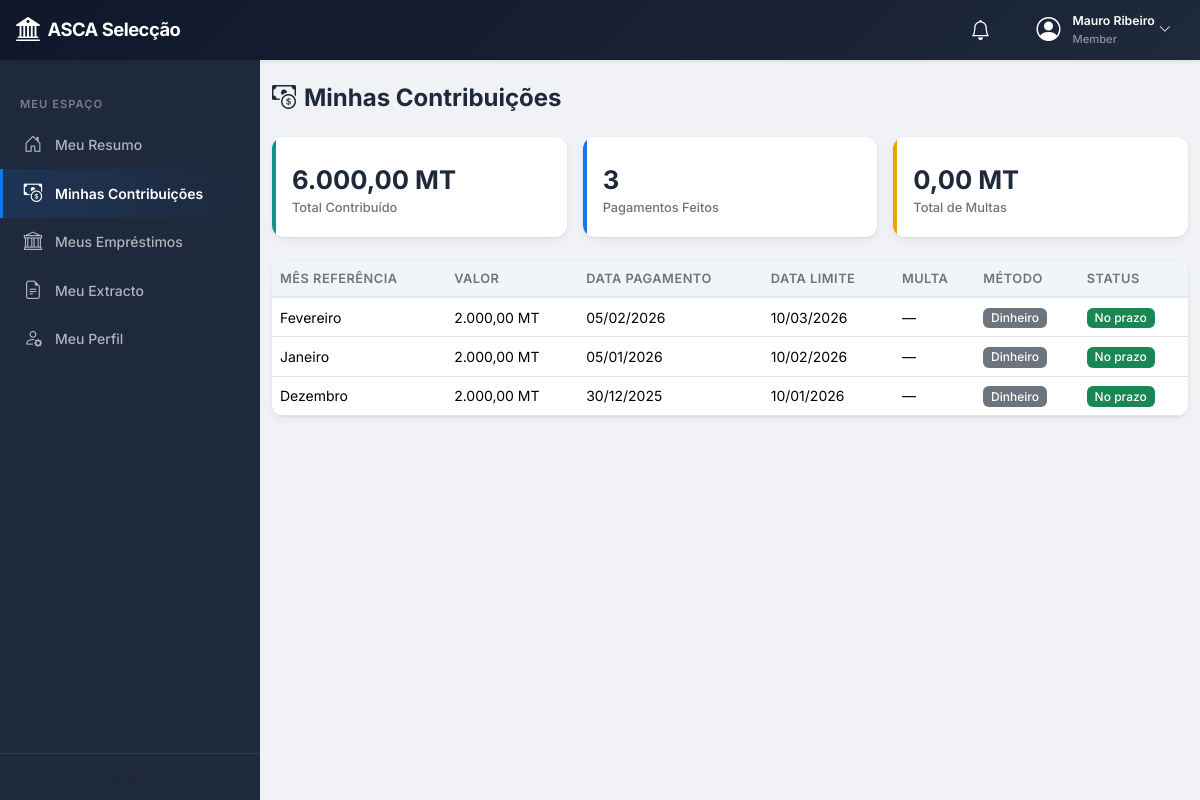
Screenshot of /pages/member/minhas_contribuicoes.php (signed in) with the database file from the repository.
### tables this page shows
CREATE TABLE `contributions` (
  `id` int(11) NOT NULL,
  `member_id` int(11) NOT NULL,
  `cycle_id` int(11) NOT NULL,
  `reference_month` date NOT NULL,
  `amount` decimal(12,2) NOT NULL,
  `paid_date` date NOT NULL,
  `due_date` date NOT NULL,
  `is_late` tinyint(1) DEFAULT 0,
  `late_fee` decimal(12,2) DEFAULT 0.00,
  `payment_method` enum('cash','mpesa','bank_transfer') DEFAULT 'cash',
  `receipt_ref` varchar(50) DEFAULT NULL,
  `notes` text DEFAULT NULL,
  `created_at` datetime DEFAULT current_timestamp()
);

### config/database.php (called while the page is built, shortened)
<?php
class Database {
    private static ?Database $instance = null;
    private PDO $pdo;
    private string $host;
    private string $dbname;
    private string $username;
    private string $password;
    private string $charset = 'utf8mb4';
    private function __construct() {
        $hostHeader = $_SERVER['HTTP_HOST'] ?? '';
        $isLocal = (strpos($hostHeader, 'localhost') !== false || $hostHeader === '127.0.0.1');
        if ($isLocal) {
            $this->host     = getenv('DB_HOST') ?: '127.0.0.1';
            $this->dbname   = getenv('DB_NAME') ?: 'asca_seleccao';
            $this->username = getenv('DB_USER') ?: 'root';
            $this->password = getenv('DB_PASS') ?: '';
        } else {
            $this->host     = getenv('DB_HOST') ?: 'localhost';
            $this->dbname   = getenv('DB_NAME') ?: 'fdlmoz_ascaselecdb';
            $this->username = getenv('DB_USER') ?: 'fdlmoz_ascselecusr';
            $this->password = getenv('DB_PASS') ?: 'M_ym9.@r4HdbMpET';
        }
        if (strpos($this->host, ':') !== false) {
            [$hostPart, $portPart] = explode(':', $this->host, 2);
            $this->host = $hostPart;
            $this->port = $portPart;
        } else {
            $this->port = '3306';
        }
        $dsn = "mysql:host={$this->host};port={$this->port};dbname={$this->dbname};charset={$this->charset}";
        try {
            $this->pdo = new PDO($dsn, $this->username, $this->password, [
                PDO::ATTR_ERRMODE            => PDO::ERRMODE_EXCEPTION,
                PDO::ATTR_DEFAULT_FETCH_MODE => PDO::FETCH_ASSOC,
                PDO::ATTR_EMULATE_PREPARES   => false,
            ]);
        } catch (PDOException $e) {
            die("Erro de conexão à base de dados: " . $e->getMessage());
        }
    }
    public static function getInstance(): self {
        if (self::$instance === null) {
            self::$instance = new self();
        }
        return self::$instance;
    }
    public function query(string $sql, array $params = []): PDOStatement {
        $stmt = $this->pdo->prepare($sql);
        $stmt->execute($params);
        return $stmt;
    }
    public function fetchAll(string $sql, array $params = []): array {
        return $this->query($sql, $params)->fetchAll();
    }
    public function fetch(string $sql, array $params = []): array|false {
        return $this->query($sql, $params)->fetch();
    }
}

### includes/functions.php (called while the page is built, shortened)
<?php
require_once __DIR__ . '/../config/constants.php';
require_once __DIR__ . '/../config/database.php';
function formatMoney(float $value): string {
    return number_format($value, 2, ',', '.') . ' ' . APP_CURRENCY;
}
function formatDate(?string $date): string {
    return date('d/m/Y', strtotime($date));
}
function formatMonthName(string $date): string {
    $months = [
        1 => 'Janeiro', 2 => 'Fevereiro', 3 => 'Março', 4 => 'Abril',
        5 => 'Maio', 6 => 'Junho', 7 => 'Julho', 8 => 'Agosto',
        9 => 'Setembro', 10 => 'Outubro', 11 => 'Novembro', 12 => 'Dezembro'
    ];
    $monthNum = (int)date('m', strtotime($date));
    return $months[$monthNum] ?? '—';
}
function getActiveCycle(): ?array {
    $db = Database::getInstance();
    $cycleId = getSelectedCycleId();
    if ($cycleId) {
        $cycle = $db->fetch("SELECT * FROM cycles WHERE id = ?", [$cycleId]);
        if ($cycle) return $cycle;
    }
    $cycle = $db->fetch("SELECT * FROM cycles WHERE is_active = 1 ORDER BY start_date DESC LIMIT 1");
    return $cycle;
}

### config/session.php (called while the page is built, shortened)
<?php
function getSelectedCycleId(): ?int {
    return $_SESSION['selected_cycle_id'] ?? null;
}

### pages/member/minhas_contribuicoes.php (the view, shortened to what this page needs)
<?php
require_once __DIR__ . '/../../config/session.php';
require_once __DIR__ . '/../../includes/header.php';
require_once __DIR__ . '/../../includes/sidebar.php';
$db = Database::getInstance();
$memberId = $_SESSION['member_id'];
$cycle = getActiveCycle();
$cycleId = $cycle ? $cycle['id'] : 0;
$contributions = $db->fetchAll(
    "SELECT * FROM contributions WHERE member_id = ? AND cycle_id = ? ORDER BY reference_month DESC",
    [$memberId, $cycleId]
);
$total = array_sum(array_column($contributions, 'amount'));
$totalFees = array_sum(array_map(function($c) { return (float)$c['late_fee']; }, $contributions));
?>
<div class="page-header">
    <h1><i class="bi bi-cash-coin me-2"></i>Minhas Contribuições</h1>
</div>
<div class="row g-3 mb-4">
    <div class="col-md-4">
        <div class="kpi-card kpi-success bg-white">
            <div class="kpi-value"><?= formatMoney($total) ?></div>
            <div class="kpi-label">Total Contribuído</div>
        </div>
    </div>
    <div class="col-md-4">
        <div class="kpi-card kpi-primary bg-white">
            <div class="kpi-value"><?= count($contributions) ?></div>
            <div class="kpi-label">Pagamentos Feitos</div>
        </div>
    </div>
    <div class="col-md-4">
        <div class="kpi-card kpi-warning bg-white">
            <div class="kpi-value"><?= formatMoney($totalFees) ?></div>
            <div class="kpi-label">Total de Multas</div>
        </div>
    </div>
</div>
<div class="table-card">
    <div class="table-responsive">
        <table class="table table-hover mb-0" id="myContribTable">
            <thead>
                <tr><th>Mês Referência</th><th>Valor</th><th>Data Pagamento</th><th>Data Limite</th><th>Multa</th><th>Método</th><th>Status</th></tr>
            </thead>
            <tbody>
                <?php if (empty($contributions)): ?>
                <tr><td colspan="7" class="text-center text-muted py-4">Sem contribuições</td></tr>
                <?php else: foreach ($contributions as $c):
                    $methods = ['cash' => 'Dinheiro', 'mpesa' => 'M-Pesa', 'bank_transfer' => 'Transf.'];
                    $badge = $c['is_late'] ? '<span class="badge bg-danger">Atraso</span>' : '<span class="badge bg-success">No prazo</span>';
                ?>
                <tr>
                    <td><?= formatMonthName($c['reference_month']) ?></td>
                    <td><?= formatMoney($c['amount']) ?></td>
                    <td><?= formatDate($c['paid_date']) ?></td>
                    <td><?= formatDate($c['due_date']) ?></td>
                    <td><?= $c['is_late'] ? formatMoney($c['late_fee']) : '—' ?></td>
                    <td><span class="badge bg-secondary"><?= $methods[$c['payment_method']] ?? $c['payment_method'] ?></span></td>
                    <td><?= $badge ?></td>
                </tr>
                <?php endforeach; endif; ?>
            </tbody>
        </table>
    </div>
</div>
<?php require_once __DIR__ . '/../../includes/footer.php'; ?>

### assets/css/style.css (style rules this page uses)
:root { --primary: #1a73e8; --primary-dark: #1557b0; --primary-light: #4a90d9; --secondary: #6c757d; --success: #0d9488; --success-light: #14b8a6; --danger: #dc2626; --warning: #f59e0b; --info: #0ea5e9; --dark: #1e293b; --darker: #0f172a; --light: #f1f5f9; --body-bg: #f0f2f5; --sidebar-bg: #1e293b; --sidebar-w: 260px; --navbar-h: 60px; --font-family: 'Inter', -apple-system, BlinkMacSystemFont, 'Segoe UI', sans-serif; --radius: 12px; --radius-sm: 8px; --shadow: 0 1px 3px rgba(0, 0, 0, .08), 0 4px 12px rgba(0, 0, 0, .04); --shadow-md: 0 4px 16px rgba(0, 0, 0, .1); --transition: all .25s cubic-bezier(.4, 0, .2, 1); --skeleton-bg: #e2e8f0; }
* { box-sizing: border-box; }
body { font-family: var(--font-family); background: var(--body-bg); color: var(--dark); font-size: 0.9rem; overflow-x: hidden; }
.kpi-card { border: none; border-radius: var(--radius); box-shadow: var(--shadow); padding: 1.25rem; transition: var(--transition); position: relative; overflow: hidden; }
.kpi-card::before { content: ''; position: absolute; top: 0; left: 0; width: 4px; height: 100%; }
.kpi-card .kpi-value { font-size: 1.6rem; font-weight: 700; line-height: 1.2; margin: .5rem 0 .15rem; }
.kpi-card .kpi-label { font-size: .8rem; color: var(--secondary); font-weight: 500; }
.kpi-primary::before { background: var(--primary); }
.kpi-success::before { background: var(--success); }
.kpi-warning::before { background: var(--warning); }
.table-card { background: #fff; border-radius: var(--radius); box-shadow: var(--shadow); overflow: hidden; }
.table thead th { background: var(--light); font-weight: 600; font-size: .8rem; text-transform: uppercase; letter-spacing: .5px; color: var(--secondary); border-bottom: 2px solid #e2e8f0; white-space: nowrap; }
.table td { vertical-align: middle; font-size: .875rem; }
.badge { font-weight: 500; font-size: .75rem; padding: .35em .65em; border-radius: 6px; }
.page-header { display: flex; justify-content: space-between; align-items: center; margin-bottom: 1.5rem; flex-wrap: wrap; gap: .75rem; }
.page-header h1 { font-size: 1.5rem; font-weight: 700; margin: 0; }

### rows the page displays
contributions: reference_month "Fevereiro", amount "2.000,00 MT", paid_date "05/02/2026", due_date "10/03/2026", payment_method "Dinheiro", is_late "No prazo"
contributions: reference_month "Janeiro", amount "2.000,00 MT", paid_date "05/01/2026", due_date "10/02/2026", payment_method "Dinheiro", is_late "No prazo"
contributions: reference_month "Dezembro", amount "2.000,00 MT", paid_date "30/12/2025", due_date "10/01/2026", payment_method "Dinheiro", is_late "No prazo"

### other values shown
APP_NAME "ASCA Selecção"
$currentUser['full_name'] "Mauro Ribeiro"
$currentUser['role'] "Member"
formatMoney($total) "6.000,00 MT"
count($contributions) "3"
formatMoney($totalFees) "0,00 MT"
